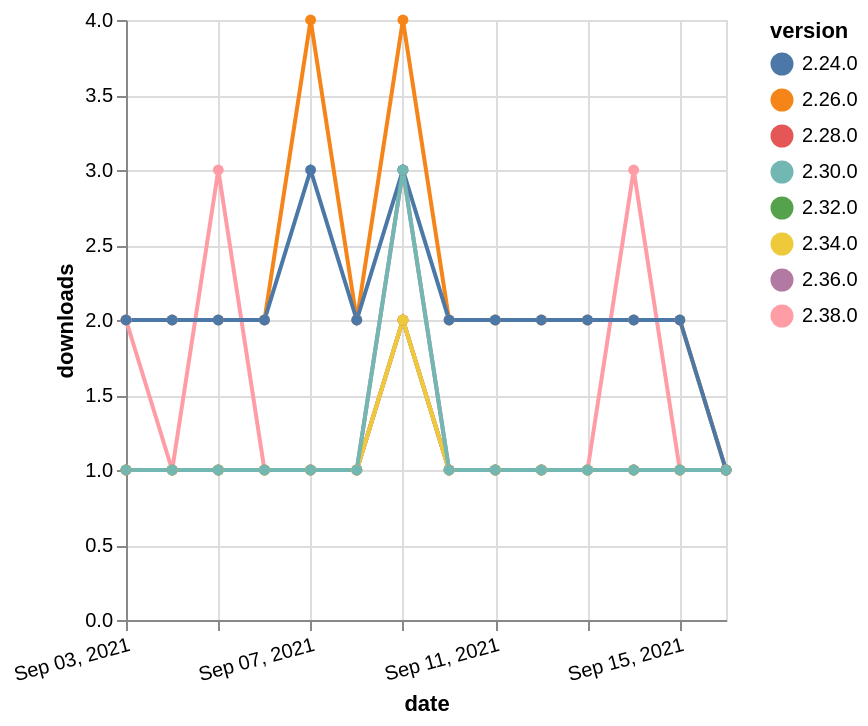

Source (Vega-Lite JSON):
### Vega-Lite specification from a JSON file in a GitHub repository (floating-point values rounded to 4 significant figures)
{"$schema": "https://vega.github.io/schema/vega-lite/v5.json", "description": "A simple bar chart with embedded data.", "data": {"values": [{"date": "2021-09-03", "total": 209, "delta": 1, "version": "2.36.0"}, {"date": "2021-09-04", "total": 210, "delta": 1, "version": "2.36.0"}, {"date": "2021-09-05", "total": 211, "delta": 1, "version": "2.36.0"}, {"date": "2021-09-06", "total": 212, "delta": 1, "version": "2.36.0"}, {"date": "2021-09-07", "total": 213, "delta": 1, "version": "2.36.0"}, {"date": "2021-09-08", "total": 214, "delta": 1, "version": "2.36.0"}, {"date": "2021-09-09", "total": 217, "delta": 3, "version": "2.36.0"}, {"date": "2021-09-10", "total": 218, "delta": 1, "version": "2.36.0"}, {"date": "2021-09-11", "total": 219, "delta": 1, "version": "2.36.0"}, {"date": "2021-09-12", "total": 220, "delta": 1, "version": "2.36.0"}, {"date": "2021-09-13", "total": 221, "delta": 1, "version": "2.36.0"}, {"date": "2021-09-14", "total": 222, "delta": 1, "version": "2.36.0"}, {"date": "2021-09-15", "total": 223, "delta": 1, "version": "2.36.0"}, {"date": "2021-09-16", "total": 224, "delta": 1, "version": "2.36.0"}, {"date": "2021-09-03", "total": 199, "delta": 1, "version": "2.32.0"}, {"date": "2021-09-04", "total": 200, "delta": 1, "version": "2.32.0"}, {"date": "2021-09-05", "total": 201, "delta": 1, "version": "2.32.0"}, {"date": "2021-09-06", "total": 202, "delta": 1, "version": "2.32.0"}, {"date": "2021-09-07", "total": 203, "delta": 1, "version": "2.32.0"}, {"date": "2021-09-08", "total": 204, "delta": 1, "version": "2.32.0"}, {"date": "2021-09-09", "total": 206, "delta": 2, "version": "2.32.0"}, {"date": "2021-09-10", "total": 207, "delta": 1, "version": "2.32.0"}, {"date": "2021-09-11", "total": 208, "delta": 1, "version": "2.32.0"}, {"date": "2021-09-12", "total": 209, "delta": 1, "version": "2.32.0"}, {"date": "2021-09-13", "total": 210, "delta": 1, "version": "2.32.0"}, {"date": "2021-09-14", "total": 211, "delta": 1, "version": "2.32.0"}, {"date": "2021-09-15", "total": 212, "delta": 1, "version": "2.32.0"}, {"date": "2021-09-16", "total": 213, "delta": 1, "version": "2.32.0"}, {"date": "2021-09-03", "total": 256, "delta": 1, "version": "2.28.0"}, {"date": "2021-09-04", "total": 257, "delta": 1, "version": "2.28.0"}, {"date": "2021-09-05", "total": 258, "delta": 1, "version": "2.28.0"}, {"date": "2021-09-06", "total": 259, "delta": 1, "version": "2.28.0"}, {"date": "2021-09-07", "total": 260, "delta": 1, "version": "2.28.0"}, {"date": "2021-09-08", "total": 261, "delta": 1, "version": "2.28.0"}, {"date": "2021-09-09", "total": 263, "delta": 2, "version": "2.28.0"}, {"date": "2021-09-10", "total": 264, "delta": 1, "version": "2.28.0"}, {"date": "2021-09-11", "total": 265, "delta": 1, "version": "2.28.0"}, {"date": "2021-09-12", "total": 266, "delta": 1, "version": "2.28.0"}, {"date": "2021-09-13", "total": 267, "delta": 1, "version": "2.28.0"}, {"date": "2021-09-14", "total": 268, "delta": 1, "version": "2.28.0"}, {"date": "2021-09-15", "total": 269, "delta": 1, "version": "2.28.0"}, {"date": "2021-09-16", "total": 270, "delta": 1, "version": "2.28.0"}, {"date": "2021-09-03", "total": 2597, "delta": 2, "version": "2.26.0"}, {"date": "2021-09-04", "total": 2599, "delta": 2, "version": "2.26.0"}, {"date": "2021-09-05", "total": 2601, "delta": 2, "version": "2.26.0"}, {"date": "2021-09-06", "total": 2603, "delta": 2, "version": "2.26.0"}, {"date": "2021-09-07", "total": 2607, "delta": 4, "version": "2.26.0"}, {"date": "2021-09-08", "total": 2609, "delta": 2, "version": "2.26.0"}, {"date": "2021-09-09", "total": 2613, "delta": 4, "version": "2.26.0"}, {"date": "2021-09-10", "total": 2615, "delta": 2, "version": "2.26.0"}, {"date": "2021-09-11", "total": 2617, "delta": 2, "version": "2.26.0"}, {"date": "2021-09-12", "total": 2619, "delta": 2, "version": "2.26.0"}, {"date": "2021-09-13", "total": 2621, "delta": 2, "version": "2.26.0"}, {"date": "2021-09-14", "total": 2623, "delta": 2, "version": "2.26.0"}, {"date": "2021-09-15", "total": 2625, "delta": 2, "version": "2.26.0"}, {"date": "2021-09-16", "total": 2626, "delta": 1, "version": "2.26.0"}, {"date": "2021-09-03", "total": 134, "delta": 2, "version": "2.38.0"}, {"date": "2021-09-04", "total": 135, "delta": 1, "version": "2.38.0"}, {"date": "2021-09-05", "total": 138, "delta": 3, "version": "2.38.0"}, {"date": "2021-09-06", "total": 139, "delta": 1, "version": "2.38.0"}, {"date": "2021-09-07", "total": 140, "delta": 1, "version": "2.38.0"}, {"date": "2021-09-08", "total": 141, "delta": 1, "version": "2.38.0"}, {"date": "2021-09-09", "total": 143, "delta": 2, "version": "2.38.0"}, {"date": "2021-09-10", "total": 144, "delta": 1, "version": "2.38.0"}, {"date": "2021-09-11", "total": 145, "delta": 1, "version": "2.38.0"}, {"date": "2021-09-12", "total": 146, "delta": 1, "version": "2.38.0"}, {"date": "2021-09-13", "total": 147, "delta": 1, "version": "2.38.0"}, {"date": "2021-09-14", "total": 150, "delta": 3, "version": "2.38.0"}, {"date": "2021-09-15", "total": 151, "delta": 1, "version": "2.38.0"}, {"date": "2021-09-16", "total": 152, "delta": 1, "version": "2.38.0"}, {"date": "2021-09-03", "total": 172, "delta": 1, "version": "2.34.0"}, {"date": "2021-09-04", "total": 173, "delta": 1, "version": "2.34.0"}, {"date": "2021-09-05", "total": 174, "delta": 1, "version": "2.34.0"}, {"date": "2021-09-06", "total": 175, "delta": 1, "version": "2.34.0"}, {"date": "2021-09-07", "total": 176, "delta": 1, "version": "2.34.0"}, {"date": "2021-09-08", "total": 177, "delta": 1, "version": "2.34.0"}, {"date": "2021-09-09", "total": 179, "delta": 2, "version": "2.34.0"}, {"date": "2021-09-10", "total": 180, "delta": 1, "version": "2.34.0"}, {"date": "2021-09-11", "total": 181, "delta": 1, "version": "2.34.0"}, {"date": "2021-09-12", "total": 182, "delta": 1, "version": "2.34.0"}, {"date": "2021-09-13", "total": 183, "delta": 1, "version": "2.34.0"}, {"date": "2021-09-14", "total": 184, "delta": 1, "version": "2.34.0"}, {"date": "2021-09-15", "total": 185, "delta": 1, "version": "2.34.0"}, {"date": "2021-09-16", "total": 186, "delta": 1, "version": "2.34.0"}, {"date": "2021-09-03", "total": 2436, "delta": 2, "version": "2.24.0"}, {"date": "2021-09-04", "total": 2438, "delta": 2, "version": "2.24.0"}, {"date": "2021-09-05", "total": 2440, "delta": 2, "version": "2.24.0"}, {"date": "2021-09-06", "total": 2442, "delta": 2, "version": "2.24.0"}, {"date": "2021-09-07", "total": 2445, "delta": 3, "version": "2.24.0"}, {"date": "2021-09-08", "total": 2447, "delta": 2, "version": "2.24.0"}, {"date": "2021-09-09", "total": 2450, "delta": 3, "version": "2.24.0"}, {"date": "2021-09-10", "total": 2452, "delta": 2, "version": "2.24.0"}, {"date": "2021-09-11", "total": 2454, "delta": 2, "version": "2.24.0"}, {"date": "2021-09-12", "total": 2456, "delta": 2, "version": "2.24.0"}, {"date": "2021-09-13", "total": 2458, "delta": 2, "version": "2.24.0"}, {"date": "2021-09-14", "total": 2460, "delta": 2, "version": "2.24.0"}, {"date": "2021-09-15", "total": 2462, "delta": 2, "version": "2.24.0"}, {"date": "2021-09-16", "total": 2463, "delta": 1, "version": "2.24.0"}, {"date": "2021-09-03", "total": 366, "delta": 1, "version": "2.30.0"}, {"date": "2021-09-04", "total": 367, "delta": 1, "version": "2.30.0"}, {"date": "2021-09-05", "total": 368, "delta": 1, "version": "2.30.0"}, {"date": "2021-09-06", "total": 369, "delta": 1, "version": "2.30.0"}, {"date": "2021-09-07", "total": 370, "delta": 1, "version": "2.30.0"}, {"date": "2021-09-08", "total": 371, "delta": 1, "version": "2.30.0"}, {"date": "2021-09-09", "total": 374, "delta": 3, "version": "2.30.0"}, {"date": "2021-09-10", "total": 375, "delta": 1, "version": "2.30.0"}, {"date": "2021-09-11", "total": 376, "delta": 1, "version": "2.30.0"}, {"date": "2021-09-12", "total": 377, "delta": 1, "version": "2.30.0"}, {"date": "2021-09-13", "total": 378, "delta": 1, "version": "2.30.0"}, {"date": "2021-09-14", "total": 379, "delta": 1, "version": "2.30.0"}, {"date": "2021-09-15", "total": 380, "delta": 1, "version": "2.30.0"}, {"date": "2021-09-16", "total": 381, "delta": 1, "version": "2.30.0"}]}, "width": "container", "mark": {"type": "line", "point": {"filled": true}}, "encoding": {"x": {"field": "date", "type": "temporal", "timeUnit": "yearmonthdate", "title": "date", "axis": {"labelAngle": -15}}, "y": {"field": "delta", "type": "quantitative", "title": "downloads"}, "color": {"field": "version", "type": "nominal"}, "tooltip": {"field": "delta"}}}
